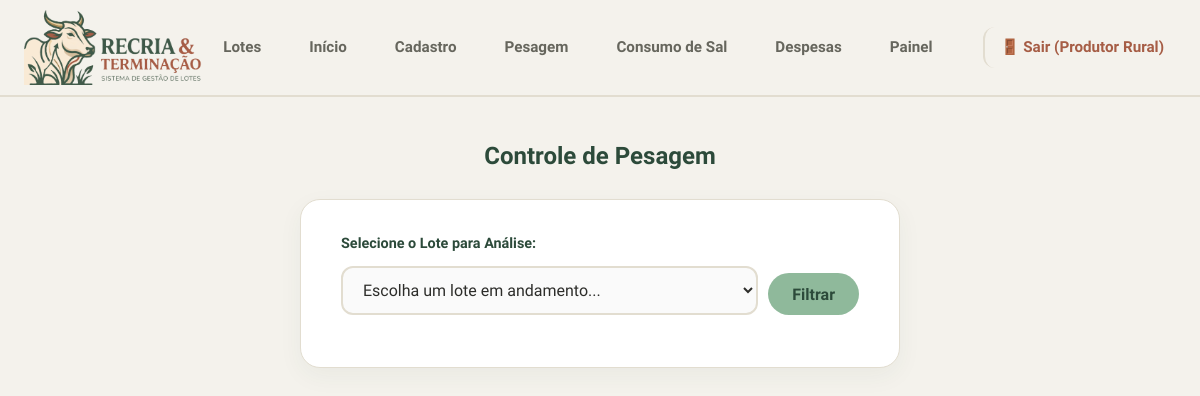
The page /pesagem?lote_id=2 (signed in) on the database as committed earlier.
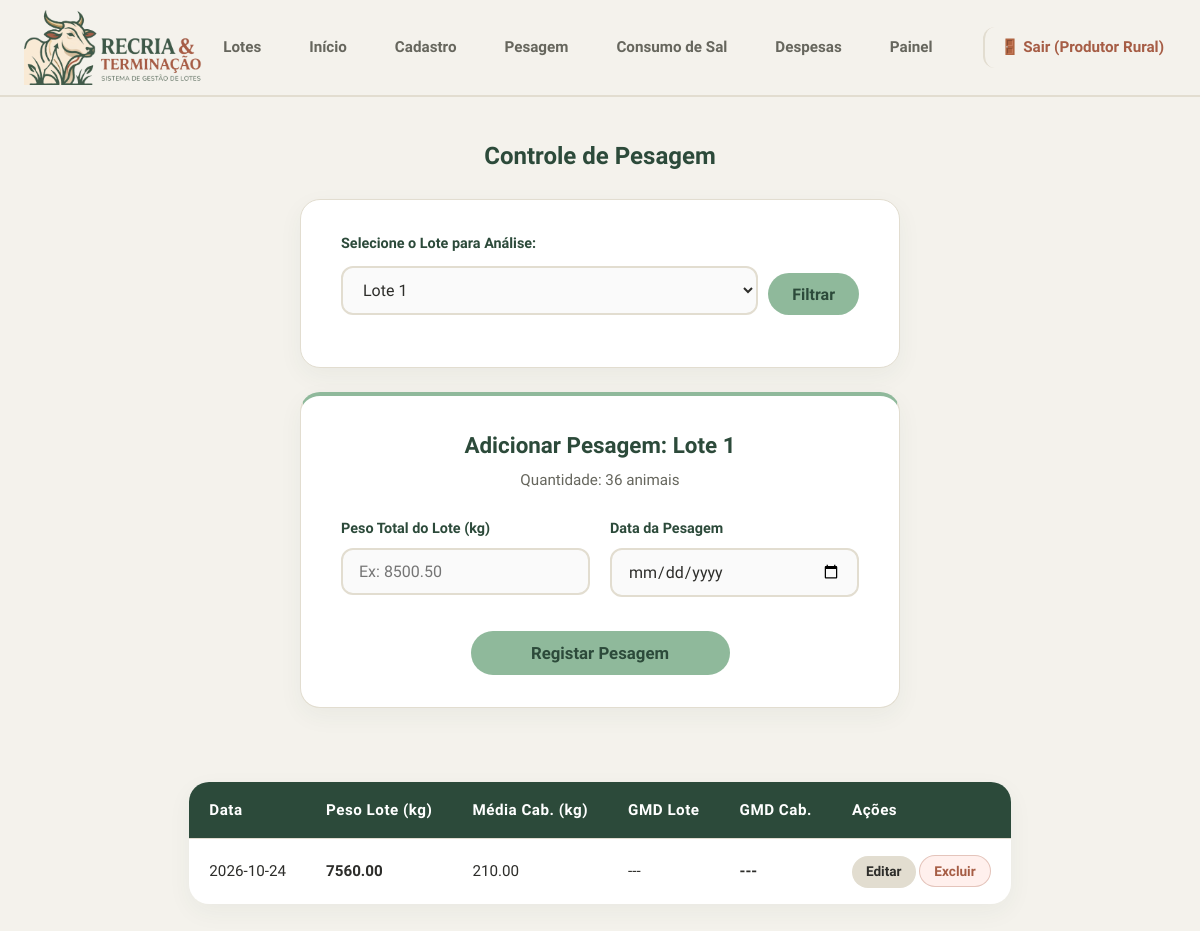
The same page on the database as committed later.
### tables this page shows
CREATE TABLE lotes (
                    id INTEGER PRIMARY KEY AUTOINCREMENT,
                    identificacao TEXT NOT NULL,
                    fase_atual TEXT NOT NULL,
                    categoria_animal TEXT,
                    data_inicio TEXT,
                    qtd_cabecas INTEGER,
                    custo_bezerro_unitario REAL,
                    custo_total_compra REAL,
                    valor_venda_total REAL,
                    total_arrobas_vendidas REAL,
                    status TEXT DEFAULT 'Em Andamento'
                , frigorifico_comprador TEXT, qtd_vendida_total INTEGER DEFAULT 0);

CREATE TABLE pesagens (
                    id INTEGER PRIMARY KEY AUTOINCREMENT,
                    lote_id INTEGER,
                    peso REAL,
                    data TEXT,
                    FOREIGN KEY(lote_id) REFERENCES lotes(id) ON DELETE CASCADE
                );

### app.py (the view, shortened to what this page needs)
@app.route('/pesagem', methods=['GET', 'POST'])
def pesagem():
    if 'usuario_id' not in session:
        return redirect(url_for('login'))
    conexao = conectar()
    lotes = conexao.execute('SELECT id, identificacao FROM lotes WHERE status != "Finalizado"').fetchall()
    lote_id = request.args.get('lote_id')
    lote_selecionado = None
    pesagens_processadas = []
    if lote_id:
        lote_selecionado = conexao.execute('SELECT * FROM lotes WHERE id = ?', (lote_id,)).fetchone()
        pesagens_raw = conexao.execute('''
            SELECT id, peso, data
            FROM pesagens
            WHERE lote_id = ?
            ORDER BY data ASC
        ''', (lote_id,)).fetchall()
        qtd_cabecas = lote_selecionado['qtd_cabecas'] if lote_selecionado and lote_selecionado['qtd_cabecas'] else 1
        for i in range(len(pesagens_raw)):
            p_atual = dict(pesagens_raw[i])
            p_atual['gmd_lote'] = None
            p_atual['gmd_cabeca'] = None
            pesagens_processadas.append(p_atual)
        pesagens_processadas.reverse()
    conexao.close()
    return render_template('pesagem.html', lotes=lotes, pesagens=pesagens_processadas, lote_selecionado=lote_selecionado)

### app.py (called while the page is built)
@app.context_processor
def inject_csrf_token():
    if 'csrf_token' not in session:
        session['csrf_token'] = secrets.token_hex(32)
    return dict(csrf_token=session['csrf_token'])

@app.before_request
def verificar_seguranca_global():
    if 'csrf_token' not in session:
        session['csrf_token'] = secrets.token_hex(32)
    rotas_livres = ['login', 'static', 'api_cotacoes']
    if request.endpoint not in rotas_livres and 'usuario_id' not in session:
        return redirect(url_for('login'))
    if request.method == 'POST' and request.endpoint not in ['api_cotacoes', 'login']:
        token = request.form.get('csrf_token') or request.headers.get('X-CSRF-Token')
        if not token or token != session.get('csrf_token'):
            return "Erro 403: Falha na validação CSRF. Requisição rejeitada por segurança.", 403

### config_banco.py (called while the page is built)
def conectar():
    conexao = sqlite3.connect('dados.db')
    conexao.row_factory = sqlite3.Row
    conexao.execute('PRAGMA foreign_keys = ON;')
    return conexao

### templates/pesagem.html (shortened to what the changed rows need)
{% extends "base.html" %}
{% block conteudo %}
<h2 style="text-align: center; color: var(--verde-escuro);">Controle de Pesagem</h2>
<form action="{{ url_for('pesagem') }}" method="GET" class="form-caixa" style="margin-bottom: 24px;">
    <div class="campo">
        <div style="display: flex; gap: 10px; align-items: flex-end;">
            <select name="lote_id" required style="flex: 1; margin-bottom: 0;">
                <option value="">Escolha um lote em andamento...</option>
                {% for lote in lotes %}
                <option value="{{ lote.id }}" {% if lote_selecionado and lote.id == lote_selecionado.id %}selected{% endif %}>
                    {{ lote.identificacao }}
                </option>
                {% endfor %}
            </select>
            <button type="submit" style="width: auto; padding: 0 24px; margin-bottom: 0; height: 42px;">Filtrar</button>
        </div>
    </div>
</form>
{% if lote_selecionado %}
<form action="{{ url_for('pesagem') }}" method="POST" class="form-caixa" style="border-top: 4px solid var(--verde-salvia);">
    <div style="width: 100%; text-align: center; margin-bottom: 24px; display: flex; flex-direction: column; align-items: center; justify-content: center;">
        <h3 style="margin: 0; color: var(--verde-escuro); font-size: 1.4rem; text-align: center;">Adicionar Pesagem: {{ lote_selecionado.identificacao }}</h3>
        <p style="color: var(--texto-suave); font-size: 0.95rem; margin-top: 4px; text-align: center;">Quantidade: {{ lote_selecionado.qtd_cabecas }} animais</p>
    </div>
    <div style="display: flex; gap: 20px; margin-bottom: 24px;">
        <div class="campo" style="flex: 1; margin: 0;">
            <label style="font-weight: bold;">Peso Total do Lote (kg)</label>
            <input type="number" step="0.01" name="peso" placeholder="Ex: 8500.50" required style="width: 100%;">
        </div>
        <div class="campo" style="flex: 1; margin: 0;">
            <label style="font-weight: bold;">Data da Pesagem</label>
            <input type="date" name="data" required style="width: 100%;">
        </div>
    </div>
    <div style="text-align: center;">
        <button type="submit" style="width: 50%; padding: 12px; font-size: 1.05rem;">Registar Pesagem</button>
    </div>
</form>
<div class="tabela-container" style="margin-top: 32px;">
    <table class="tabela-dados">
        <thead>
            <tr>
                <th>Data</th>
                <th>Peso Lote (kg)</th>
                <th>Média Cab. (kg)</th>
                <th>GMD Lote</th>
                <th>GMD Cab.</th>
                <th>Ações</th>
            </tr>
        </thead>
        <tbody>
            {% for p in pesagens %}
            <tr>
                <td>{{ p.data }}</td>
                <td style="font-weight: bold;">{{ "%.2f"|format(p.peso) }}</td>
                <td>
                    {% if lote_selecionado.qtd_cabecas %}
                        {{ "%.2f"|format(p.peso / lote_selecionado.qtd_cabecas) }}
                    {% else %}
                        ---
                    {% endif %}
                </td>
                <td style="color: {% if p.gmd_lote and p.gmd_lote > 0 %}var(--verde-escuro){% else %}var(--texto){% endif %};">
                    {% if p.gmd_lote != None %}{{ "%.2f"|format(p.gmd_lote) }} kg/dia{% else %}---{% endif %}
                </td>
                <td style="color: {% if p.gmd_cabeca and p.gmd_cabeca > 0 %}var(--verde-escuro){% else %}var(--texto){% endif %}; font-weight: bold;">
                    {% if p.gmd_cabeca != None %}{{ "%.3f"|format(p.gmd_cabeca) }} kg/dia{% else %}---{% endif %}
                </td>
                <td>
                    <a href="{{ url_for('editar_pesagem', id=p.id) }}" class="btn-tabela-secundario">Editar</a>
                    <form action="{{ url_for('excluir_pesagem', id=p.id) }}" method="POST" style="display:inline;" onsubmit="return confirm('Apagar este registro?');">
                        <button type="submit" class="btn-tabela-excluir">Excluir</button>
                    </form>
                </td>
            </tr>
            {% else %}
            <tr>
                <td colspan="6" style="text-align: center; color: var(--texto-suave); padding: 24px;">Nenhum peso registrado para este lote.</td>
            </tr>
            {% endfor %}
        </tbody>
    </table>
</div>
{% endif %}
{% endblock %}

Rows that differ between the two databases and show on the page:
added lotes: identificacao "Lote 1", qtd_cabecas "36"
added pesagens: data "2026-10-24", peso "7560.00", p.peso/lote_selecionado.qtd_cabecas "210.00"
Other text that changed with them:
form field lote_id: "Escolha um lote em andamento..." → "Lote 1"
text now shown: "Adicionar Pesagem: Quantidade: animais Peso Total do Lote (kg) Data da Pesagem Registar Pesagem Data Peso Lote (kg) Média Cab. (kg) GMD Lote GMD Cab. Ações"
